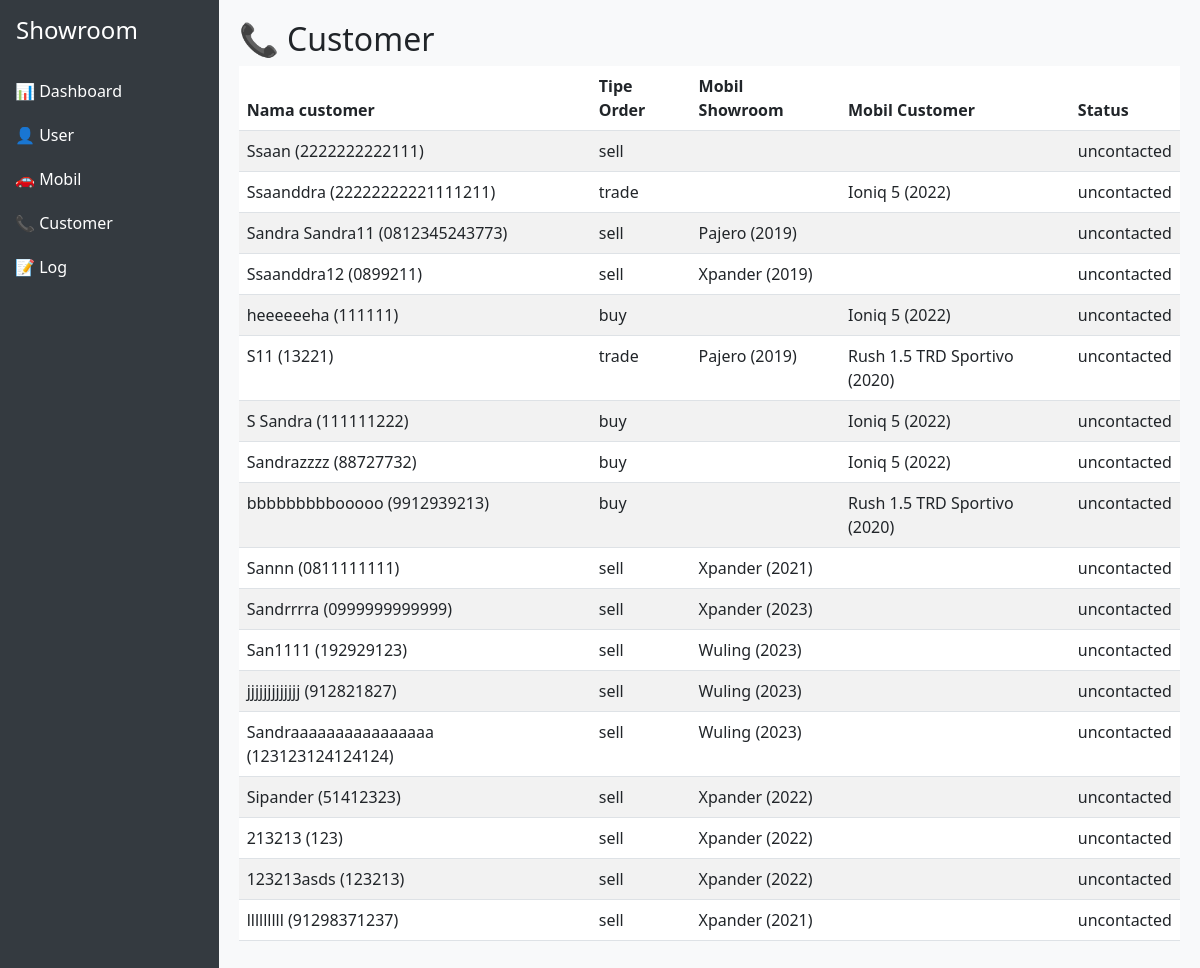
Screenshot of /dashboard/customer_list/ (signed in) with the database file from the repository.
### orders/models.py (models this page shows, shortened)
class Order(models.Model):
    ORDER_TYPE_CHOICES = [
        ("sell","Sell"),
        ("trade","Trade"),
        ("buy","Buy"),
    ]
    customer = models.ForeignKey(Customer, on_delete=models.CASCADE)
    showroom_car = models.ForeignKey(Cars, on_delete=models.CASCADE, null=True, blank=True)
    offer_type = models.CharField(max_length=10, choices=ORDER_TYPE_CHOICES)
    trade_in_car = models.OneToOneField(TradeInCar, on_delete=models.SET_NULL, null=True, blank=True)
    created_at = models.DateTimeField(auto_now_add=True)

class TradeInCar(models.Model):
    customer = models.ForeignKey(Customer, on_delete=models.CASCADE)
    offered_vehicle_model = models.CharField(max_length=100, blank=True, null=True)
    offered_vehicle_varian = models.CharField(max_length=100, blank=True, null=True)
    offered_vehicle_transmission = models.CharField(max_length=20, choices=[('auto','Otomatis'), ('manual', 'Manual')], blank=True, null=True)
    offered_vehicle_province = models.CharField(max_length=50, blank=True, null=True)
    offered_vehicle_year = models.IntegerField(blank=True, null=True)
    offered_vehicle_kilometers = models.IntegerField(blank=True, null=True)
    offered_vehicle_notes = models.TextField(blank=True, null=True)

### customer/models.py (models this page shows, shortened)
class Customer(models.Model):
    STATUS_CHOICES = [
        ("deal","Deal"),
        ("negotiating","Negotiating"),
        ("not_deal", "Not Deal"),
        ("uncontacted", "Uncontacted"),
        ("rna","RNA (Return, No Answer)"),
    ]
    name = models.CharField(max_length=100)
    phone_number = models.CharField(max_length=20, unique=True)
    email = models.EmailField(blank=True, null=True)
    address = models.TextField(blank=True, null=True)
    status = models.CharField(max_length=20, choices=STATUS_CHOICES, default="uncontacted")
    created_at = models.DateTimeField(auto_now_add=True)
    updated_at = models.DateTimeField(auto_now=True)

### cars/models.py (models this page shows, shortened)
class Cars(models.Model):
    id = models.AutoField(primary_key=True)
    nama = models.CharField(max_length=100)
    harga = models.DecimalField(max_digits=12, decimal_places=2)
    merek = models.CharField(max_length=50)
    model = models.CharField(max_length=50)
    tahun = models.IntegerField()
    kilometer = models.IntegerField()
    transmisi = models.CharField(max_length=20, choices=[('auto','Otomatis'), ('manual', 'Manual')])
    jenis_bahan_bakar = models.CharField(max_length=20, choices=[('bensin','Bensin'), ('diesel', 'Diesel'), ('elektrik', 'Elektrik')])
    mesin = models.CharField(max_length=50)
    tempat_duduk = models.IntegerField()
    deskripsi = models.TextField()
    gambar = models.ImageField(upload_to='cars/images/',blank=True, null=True)
    status = models.CharField(max_length=20,
                              choices=[('available','Available'),('sold','Sold'),('booked','Booked')],default='available')

### cars/views.py (the view)
    def wrapper(request, *args, **kwargs):
        if request.user.is_authenticated and (request.user.is_superuser or request.user.role in ["admin"]):
            return view_func(request, *args, **kwargs)
        return redirect("carList")

### cars/views.py (called while the page is built)
def admin_required(view_func):
    def wrapper(request, *args, **kwargs):
        if request.user.is_authenticated and (request.user.is_superuser or request.user.role in ["admin"]):
            return view_func(request, *args, **kwargs)
        return redirect("carList")
    return wrapper

@admin_required
def dashboard_customer_list(request):
    context = {
        'orders' : Order.objects.select_related("customer","trade_in_car").all()
    }
    return render(request,'cars/dashboard/customer_list.html',context)

### cars/templates/cars/dashboard/customer_list.html
{% extends 'base.html' %}
{% block content %}
<h2>📞 Customer</h2>
<table class="table table-striped">
  <thead>
    <tr>
      <th>Nama customer</th>
      <th>Tipe Order</th>
      <th>Mobil Showroom</th>
      <th>Mobil Customer</th>
      <th>Status</th>
    </tr>
  </thead>
  <tbody>
    {% for order in orders %}
    <tr>
      <td> {{ order.customer.name }} ({{ order.customer.phone_number }}) </td>
      <td>  {{ order.offer_type }} </td>
      {% if order.trade_in_car.offered_vehicle_model %}
      <td> {{ order.trade_in_car.offered_vehicle_model }} ({{ order.trade_in_car.offered_vehicle_year }}) </td>
      {% else %}
      <td>  </td>
      {% endif %}
      {% if order.showroom_car.nama %}
      <td>     {{ order.showroom_car.nama }} ({{ order.showroom_car.tahun }}) </td>
      {% else %}
      <td>  </td>
      {% endif %}
      <td> {{ order.customer.status }}</td>
    </tr>
    {% endfor %}
  </tbody>
</table>
{% endblock content %}

### templates/base.html (style rules this page uses)
body { min-height: 100vh; display: flex; }

### rows the page displays
Order: customer.name "Ssaan", customer.phone_number "2222222222111", offer_type "sell", customer.status "uncontacted"
Order: customer.name "Ssaanddra", customer.phone_number "22222222221111211", offer_type "trade", showroom_car.nama "Ioniq 5", showroom_car.tahun "2022", customer.status "uncontacted"
Order: customer.name "Sandra Sandra11", customer.phone_number "0812345243773", offer_type "sell", trade_in_car.offered_vehicle_model "Pajero", trade_in_car.offered_vehicle_year "2019", customer.status "uncontacted"
Order: customer.name "Ssaanddra12", customer.phone_number "0899211", offer_type "sell", trade_in_car.offered_vehicle_model "Xpander", trade_in_car.offered_vehicle_year "2019", customer.status "uncontacted"
Order: customer.name "heeeeeeha", customer.phone_number "111111", offer_type "buy", showroom_car.nama "Ioniq 5", showroom_car.tahun "2022", customer.status "uncontacted"
Order: customer.name "S11", customer.phone_number "13221", offer_type "trade", trade_in_car.offered_vehicle_model "Pajero", trade_in_car.offered_vehicle_year "2019", showroom_car.nama "Rush 1.5 TRD Sportivo", showroom_car.tahun "2020", customer.status "uncontacted"
Order: customer.name "S Sandra", customer.phone_number "111111222", offer_type "buy", showroom_car.nama "Ioniq 5", showroom_car.tahun "2022", customer.status "uncontacted"
Order: customer.name "Sandrazzzz", customer.phone_number "88727732", offer_type "buy", showroom_car.nama "Ioniq 5", showroom_car.tahun "2022", customer.status "uncontacted"
Order: customer.name "bbbbbbbbbooooo", customer.phone_number "9912939213", offer_type "buy", showroom_car.nama "Rush 1.5 TRD Sportivo", showroom_car.tahun "2020", customer.status "uncontacted"
Order: customer.name "Sannn", customer.phone_number "0811111111", offer_type "sell", trade_in_car.offered_vehicle_model "Xpander", trade_in_car.offered_vehicle_year "2021", customer.status "uncontacted"
Order: customer.name "Sandrrrra", customer.phone_number "0999999999999", offer_type "sell", trade_in_car.offered_vehicle_model "Xpander", trade_in_car.offered_vehicle_year "2023", customer.status "uncontacted"
Order: customer.name "San1111", customer.phone_number "192929123", offer_type "sell", trade_in_car.offered_vehicle_model "Wuling", trade_in_car.offered_vehicle_year "2023", customer.status "uncontacted"
Order: customer.name "jjjjjjjjjjjjj", customer.phone_number "912821827", offer_type "sell", trade_in_car.offered_vehicle_model "Wuling", trade_in_car.offered_vehicle_year "2023", customer.status "uncontacted"
Order: customer.name "Sandraaaaaaaaaaaaaaaa", customer.phone_number "123123124124124", offer_type "sell", trade_in_car.offered_vehicle_model "Wuling", trade_in_car.offered_vehicle_year "2023", customer.status "uncontacted"
Order: customer.name "Sipander", customer.phone_number "51412323", offer_type "sell", trade_in_car.offered_vehicle_model "Xpander", trade_in_car.offered_vehicle_year "2022", customer.status "uncontacted"
Order: customer.name "213213", customer.phone_number "123", offer_type "sell", trade_in_car.offered_vehicle_model "Xpander", trade_in_car.offered_vehicle_year "2022", customer.status "uncontacted"
Order: customer.name "123213asds", customer.phone_number "123213", offer_type "sell", trade_in_car.offered_vehicle_model "Xpander", trade_in_car.offered_vehicle_year "2022", customer.status "uncontacted"
Order: customer.name "lllllllll", customer.phone_number "91298371237", offer_type "sell", trade_in_car.offered_vehicle_model "Xpander", trade_in_car.offered_vehicle_year "2021", customer.status "uncontacted"
